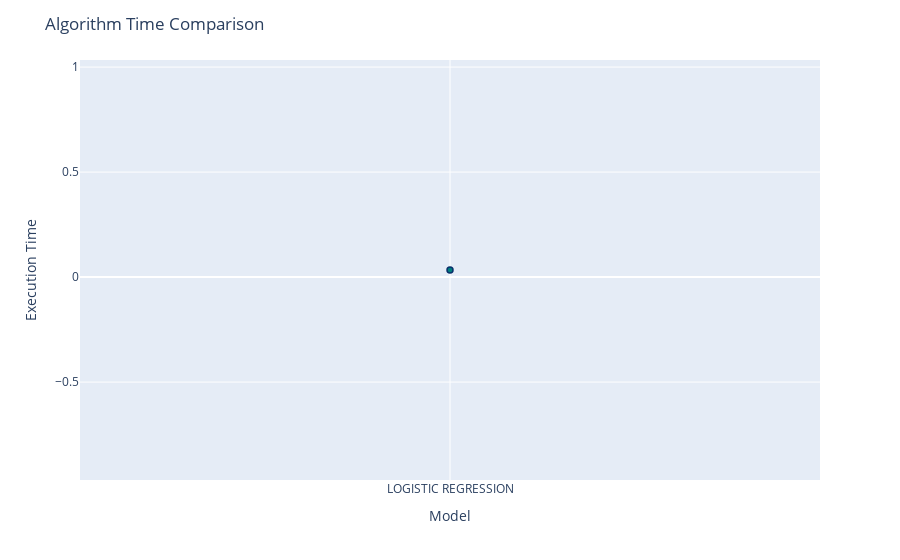

Notebook code for this chart:
### Code cell
import plotly.express as px

# Creating a scatter plot using Plotly Express
# 'list(algo_time.keys())' and 'list(algo_time.values())' convert dictionary keys and values to lists respectively
# 'x' specifies the x-axis values (model names)
# 'y' specifies the y-axis values (execution times)
fig = px.scatter(x=list(algo_time.keys()), y=list(algo_time.values()))

# Customizing trace (markers) appearance
fig.update_traces(marker_color='teal', marker_line_color='rgb(8,48,107)', marker_line_width=1.5)

# Customizing layout of the plot
fig.update_layout(title="Algorithm Time Comparison", xaxis_title="Model", yaxis_title="Execution Time")

### Figure 1 — Plotly figure (JSON) as saved in the notebook; plotly's stock layout.template omitted (floating-point values rounded to 4 significant figures)
{"data": [{"hovertemplate": "x=%{x}<br>y=%{y}<extra></extra>", "legendgroup": "", "marker": {"color": "teal", "line": {"color": "rgb(8,48,107)", "width": 1.5}, "symbol": "circle"}, "mode": "markers", "name": "", "orientation": "v", "showlegend": false, "type": "scatter", "x": ["LOGISTIC REGRESSION"], "xaxis": "x", "y": [0.03375], "yaxis": "y"}], "layout": {"legend": {"tracegroupgap": 0}, "margin": {"t": 60}, "title": {"text": "Algorithm Time Comparison"}, "xaxis": {"anchor": "y", "domain": [0, 1], "title": {"text": "Model"}}, "yaxis": {"anchor": "x", "domain": [0, 1], "title": {"text": "Execution Time"}}}}
